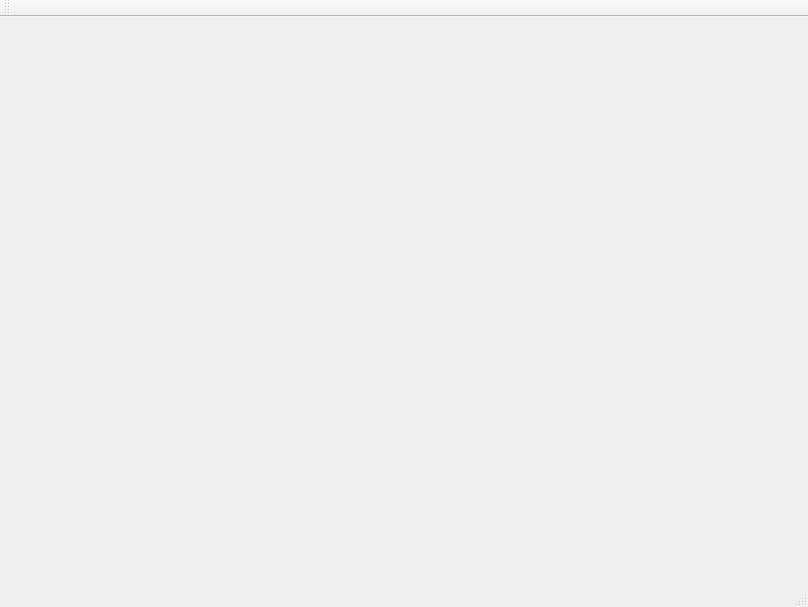
<?xml version="1.0" encoding="UTF-8"?>
<ui version="4.0">
 <class>RgbImageWindow</class>
 <widget class="QMainWindow" name="RgbImageWindow">
  <property name="geometry">
   <rect>
    <x>0</x>
    <y>0</y>
    <width>808</width>
    <height>607</height>
   </rect>
  </property>
  <property name="sizePolicy">
   <sizepolicy hsizetype="Minimum" vsizetype="Minimum">
    <horstretch>0</horstretch>
    <verstretch>0</verstretch>
   </sizepolicy>
  </property>
  <property name="minimumSize">
   <size>
    <width>0</width>
    <height>0</height>
   </size>
  </property>
  <property name="maximumSize">
   <size>
    <width>16777215</width>
    <height>16777215</height>
   </size>
  </property>
  <property name="windowTitle">
   <string>RGB изображение</string>
  </property>
  <widget class="QWidget" name="centralwidget">
   <layout class="QVBoxLayout" name="verticalLayout">
    <item>
     <widget class="ZoomImage" name="widget" native="true">
      <property name="sizePolicy">
       <sizepolicy hsizetype="Minimum" vsizetype="Minimum">
        <horstretch>0</horstretch>
        <verstretch>0</verstretch>
       </sizepolicy>
      </property>
      <property name="minimumSize">
       <size>
        <width>0</width>
        <height>0</height>
       </size>
      </property>
      <property name="maximumSize">
       <size>
        <width>16777215</width>
        <height>16777215</height>
       </size>
      </property>
     </widget>
    </item>
   </layout>
  </widget>
  <widget class="QStatusBar" name="statusbar"/>
  <widget class="QToolBar" name="toolBar">
   <property name="windowTitle">
    <string>toolBar</string>
   </property>
   <attribute name="toolBarArea">
    <enum>TopToolBarArea</enum>
   </attribute>
   <attribute name="toolBarBreak">
    <bool>false</bool>
   </attribute>
  </widget>
 </widget>
 <customwidgets>
  <customwidget>
   <class>ZoomImage</class>
   <extends>QWidget</extends>
   <header>zoomimage.h</header>
   <container>1</container>
  </customwidget>
 </customwidgets>
 <resources/>
 <connections/>
</ui>
